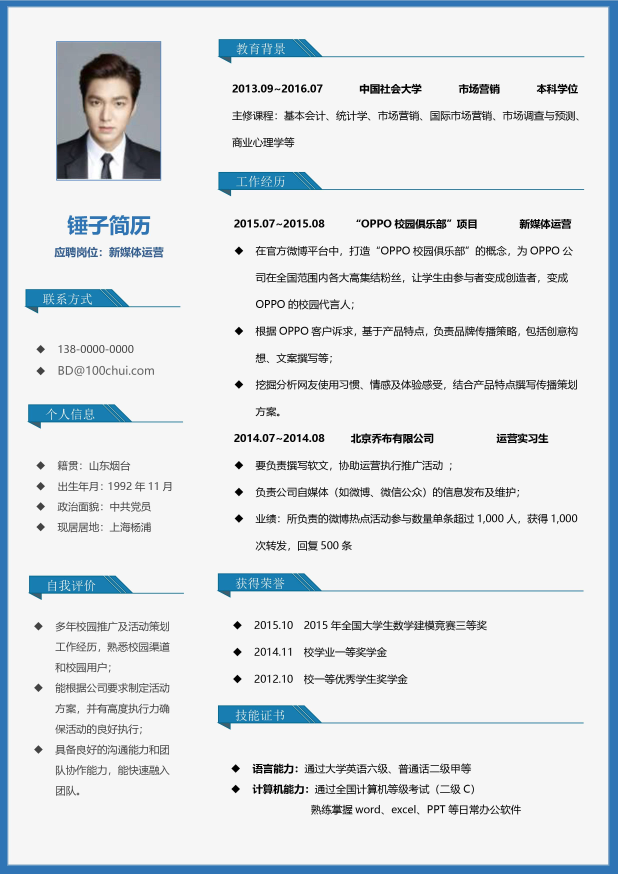
#> input picture data/jianli.png, 2469 x 3496 px (shown at 1/4 size); its folder holds only this picture in this run
$ python -i ocr_parser.py   (imports and definitions only)
#> lines starting #> are read from the running program, lines starting #| are printed output that depends on the picture; after the words box and inside, x2 and y2 are one past the last pixel; in counts of white or black regions, pixels touching at a corner belong together
"""OCR 简历解析器 — 支持 JPG/PNG 图片简历"""
import os
import re
from pathlib import Path

from .models import Resume
from . import resume_parser


_ocr_engine = None


def get_ocr_engine():
    """懒加载 PaddleOCR 引擎（首次初始化较慢）"""
    global _ocr_engine
    if _ocr_engine is None:
        try:
            from paddleocr import PaddleOCR
            print("[OCR] 正在初始化 PaddleOCR 引擎（首次可能较慢）...")
            _ocr_engine = PaddleOCR(
                use_angle_cls=True,
                lang="ch",
                show_log=False,
            )
            print("[OCR] PaddleOCR 引擎就绪。")
        except ImportError:
            raise ImportError(
                "图片 OCR 需要安装依赖: pip install paddleocr paddlepaddle"
            )
    return _ocr_engine


def extract_text_from_image(filepath: str) -> str:
    """从图片文件提取文字（OCR）"""
    filepath = str(filepath)
    if not os.path.exists(filepath):
        raise FileNotFoundError(f"文件不存在: {filepath}")

    ext = Path(filepath).suffix.lower()
    if ext not in (".jpg", ".jpeg", ".png", ".bmp", ".tiff", ".tif"):
        raise ValueError(f"不支持的图片格式: {ext}")

    # 预处理图片提升 OCR 准确率
    processed_path = _preprocess_image(filepath)

    ocr = get_ocr_engine()
    result = ocr.ocr(processed_path, cls=True)

    # 清理预处理临时文件
    if processed_path != filepath:
        try:
            os.remove(processed_path)
        except OSError:
            pass

    if not result or not result[0]:
        return ""

    # 拼接识别结果，按 y 坐标排序（从上到下）
    lines = []
    for line in result[0]:
        text = line[1][0]  # (box, (text, confidence))
        lines.append(text)

    return "\n".join(lines)


def _preprocess_image(filepath: str) -> str:
    """图片预处理：灰度化 + 二值化 + 去噪，提升 OCR 准确率"""
#> called with filepath = '../data/jianli.png'
    try:
        from PIL import Image, ImageFilter, ImageEnhance

        img = Image.open(filepath)
#> img is the input picture: PIL image 2469x3496 RGB; mean R, G, B 220.2, 225.6, 229.7

        # 转灰度
        img = img.convert("L")
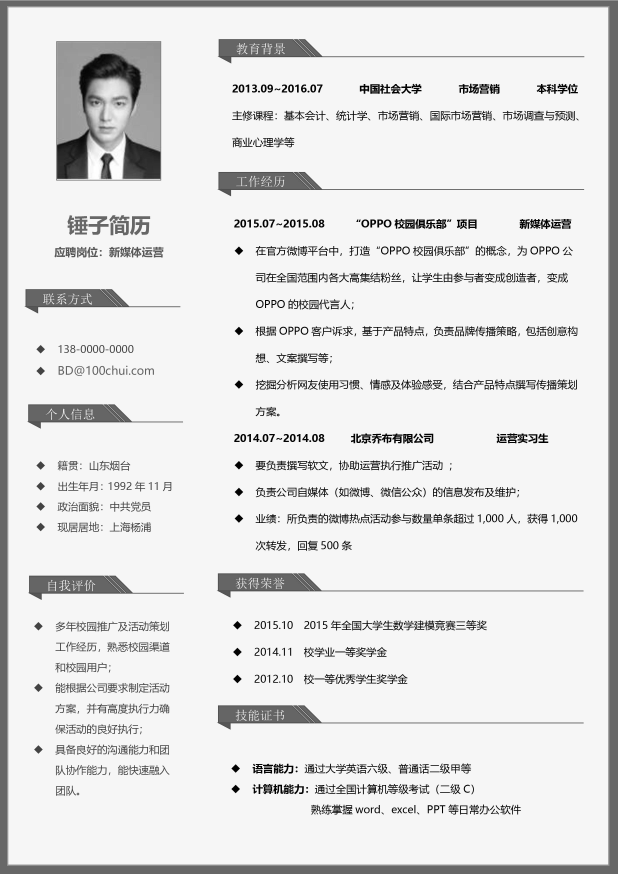
#> img: PIL image 2469x3496 L (shown at 1/4 size); min 0, max 255, mean 224.4

        # 增强对比度
        enhancer = ImageEnhance.Contrast(img)
        img = enhancer.enhance(2.0)
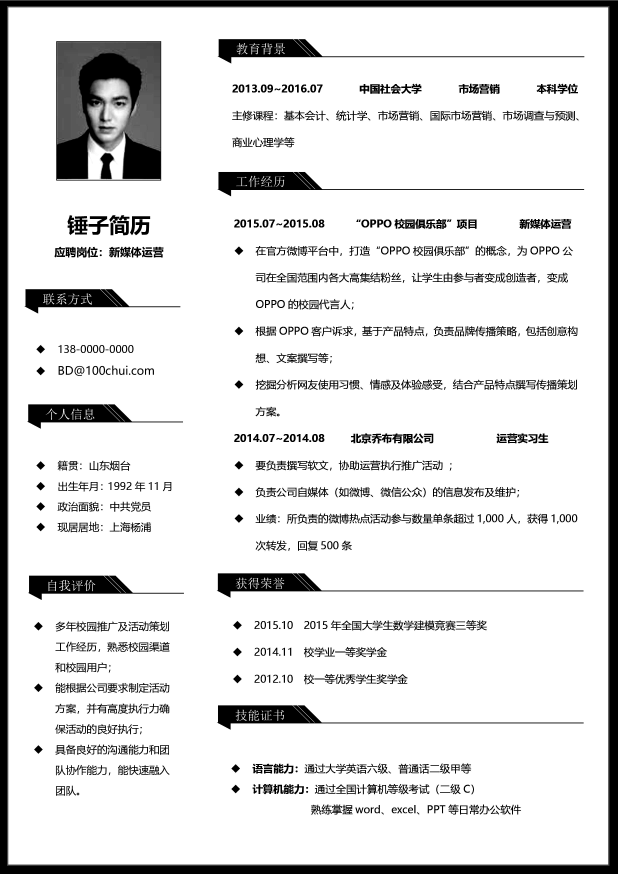
#> img: PIL image 2469x3496 L (shown at 1/4 size); min 0, max 255, mean 222.3

        # 锐化
        img = img.filter(ImageFilter.SHARPEN)

        # 二值化（Otsu 简化版）
        threshold = 128
        img = img.point(lambda p: 255 if p > threshold else 0, "1")
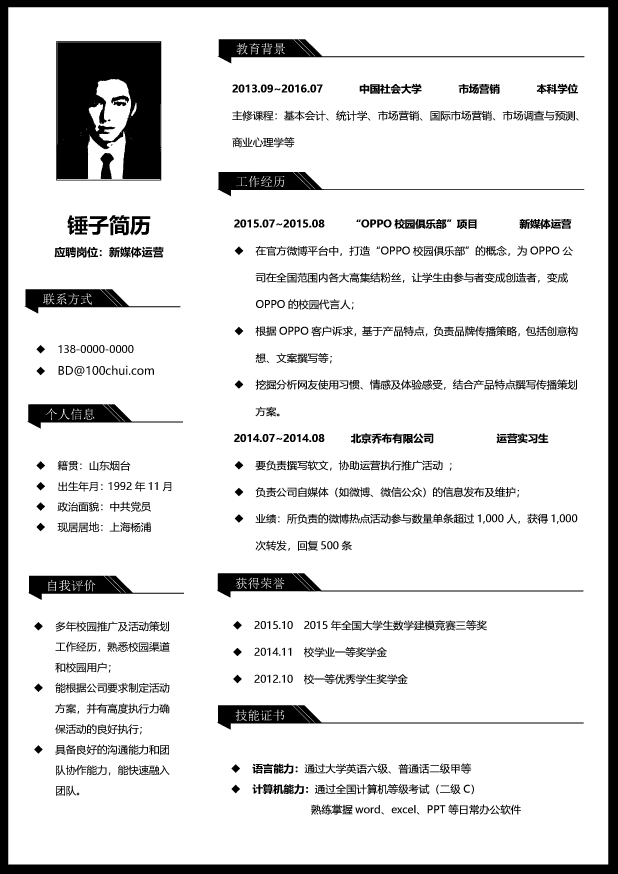
#> img: PIL image 2469x3496 1 (shown at 1/4 size); 86.7% white; 1407 black regions (39 under 20 px), largest, box (x1, y1, x2, y2) and area: (0, 0, 2469, 3496) 402023, (225, 165, 645, 722) 183983, (868, 2821, 2335, 2919) 30288

        # 保存预处理后的临时文件
        temp_path = str(Path(filepath).with_suffix(".processed.png"))
        img.save(temp_path)
        return temp_path
    except Exception:
        # 预处理失败则直接用原图
        return filepath


def parse_image_resume(filepath: str) -> Resume:
    """解析图片简历，返回 Resume 对象"""
    text = extract_text_from_image(filepath)

    if not text.strip():
        raise RuntimeError("OCR 未识别到任何文字，请检查图片是否清晰。")

    # 复用文本解析器的提取逻辑
    return Resume(
        name=resume_parser.extract_name(text),
        phone=resume_parser.extract_phone(text),
        email=resume_parser.extract_email(text),
        skills=resume_parser.extract_skills(text),
        work_years=resume_parser.extract_work_years(text),
        education=resume_parser.extract_education(text),
        expected_salary=resume_parser.extract_salary(text),
        expected_location=resume_parser.extract_location(text),
        work_experience=resume_parser.extract_experience_entries(text),
        raw_text=text[:2000],
        source_file=os.path.basename(filepath),
    )

#> (the run stopped early here; a loop or call above may not have finished)
